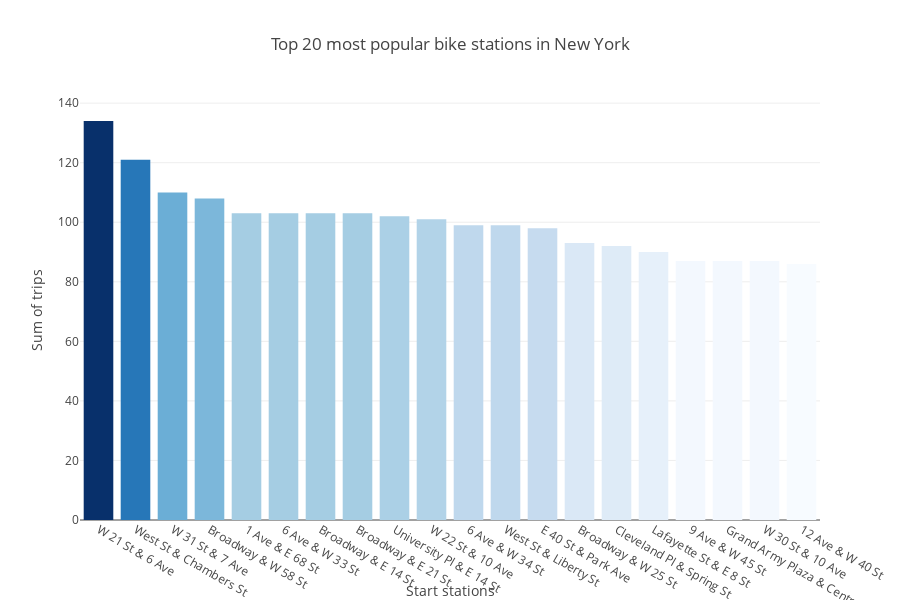

Notebook code for this chart:
### Code cell
fig.update_layout(
    title = 'Top 20 most popular bike stations in New York',
    xaxis_title = 'Start stations',
    yaxis_title ='Sum of trips',
    width = 900, height = 600
)

### Figure 1 — Plotly figure (JSON) as saved in the notebook; plotly's stock layout.template omitted (floating-point values rounded to 4 significant figures)
{"data": [{"marker": {"color": [134, 121, 110, 108, 103, 103, 103, 103, 102, 101, 99, 99, 98, 93, 92, 90, 87, 87, 87, 86], "colorscale": [[0, "rgb(247,251,255)"], [0.125, "rgb(222,235,247)"], [0.25, "rgb(198,219,239)"], [0.375, "rgb(158,202,225)"], [0.5, "rgb(107,174,214)"], [0.625, "rgb(66,146,198)"], [0.75, "rgb(33,113,181)"], [0.875, "rgb(8,81,156)"], [1, "rgb(8,48,107)"]]}, "type": "bar", "x": ["W 21 St & 6 Ave", "West St & Chambers St", "W 31 St & 7 Ave", "Broadway & W 58 St", "1 Ave & E 68 St", "6 Ave & W 33 St", "Broadway & E 14 St", "Broadway & E 21 St", "University Pl & E 14 St", "W 22 St & 10 Ave", "6 Ave & W 34 St", "West St & Liberty St", "E 40 St & Park Ave", "Broadway & W 25 St", "Cleveland Pl & Spring St", "Lafayette St & E 8 St", "9 Ave & W 45 St", "Grand Army Plaza & Central Park S", "W 30 St & 10 Ave", "12 Ave & W 40 St"], "y": [134, 121, 110, 108, 103, 103, 103, 103, 102, 101, 99, 99, 98, 93, 92, 90, 87, 87, 87, 86]}], "layout": {"height": 600, "title": {"text": "Top 20 most popular bike stations in New York"}, "width": 900, "xaxis": {"title": {"text": "Start stations"}}, "yaxis": {"title": {"text": "Sum of trips"}}}}
